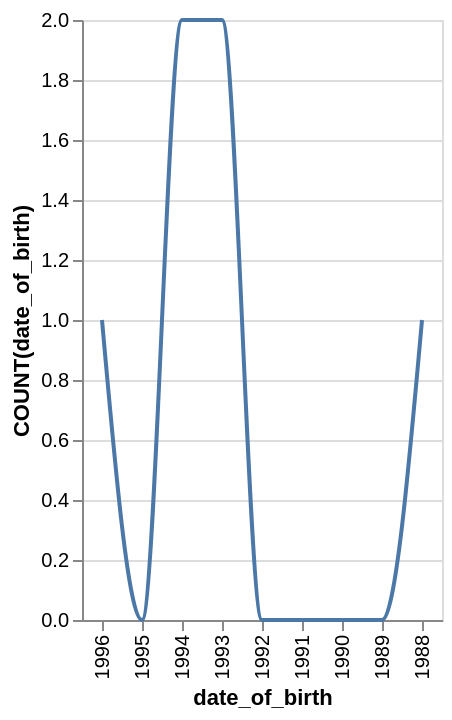

Vega-Lite specification stored for this chart:
### Vega-Lite specification from a JSON file in a GitHub repository (floating-point values rounded to 4 significant figures)
{"data": {"values": [{"x_data": "1996", "y_data": 1}, {"x_data": "1995", "y_data": 0}, {"x_data": "1994", "y_data": 2}, {"x_data": "1993", "y_data": 2}, {"x_data": "1992", "y_data": 0}, {"x_data": "1991", "y_data": 0}, {"x_data": "1990", "y_data": 0}, {"x_data": "1989", "y_data": 0}, {"x_data": "1988", "y_data": 1}]}, "mark": {"type": "line", "interpolate": "monotone"}, "encoding": {"x": {"field": "x_data", "type": "nominal", "title": "date_of_birth", "sort": "descending"}, "y": {"field": "y_data", "type": "quantitative", "title": "COUNT(date_of_birth)"}}}
